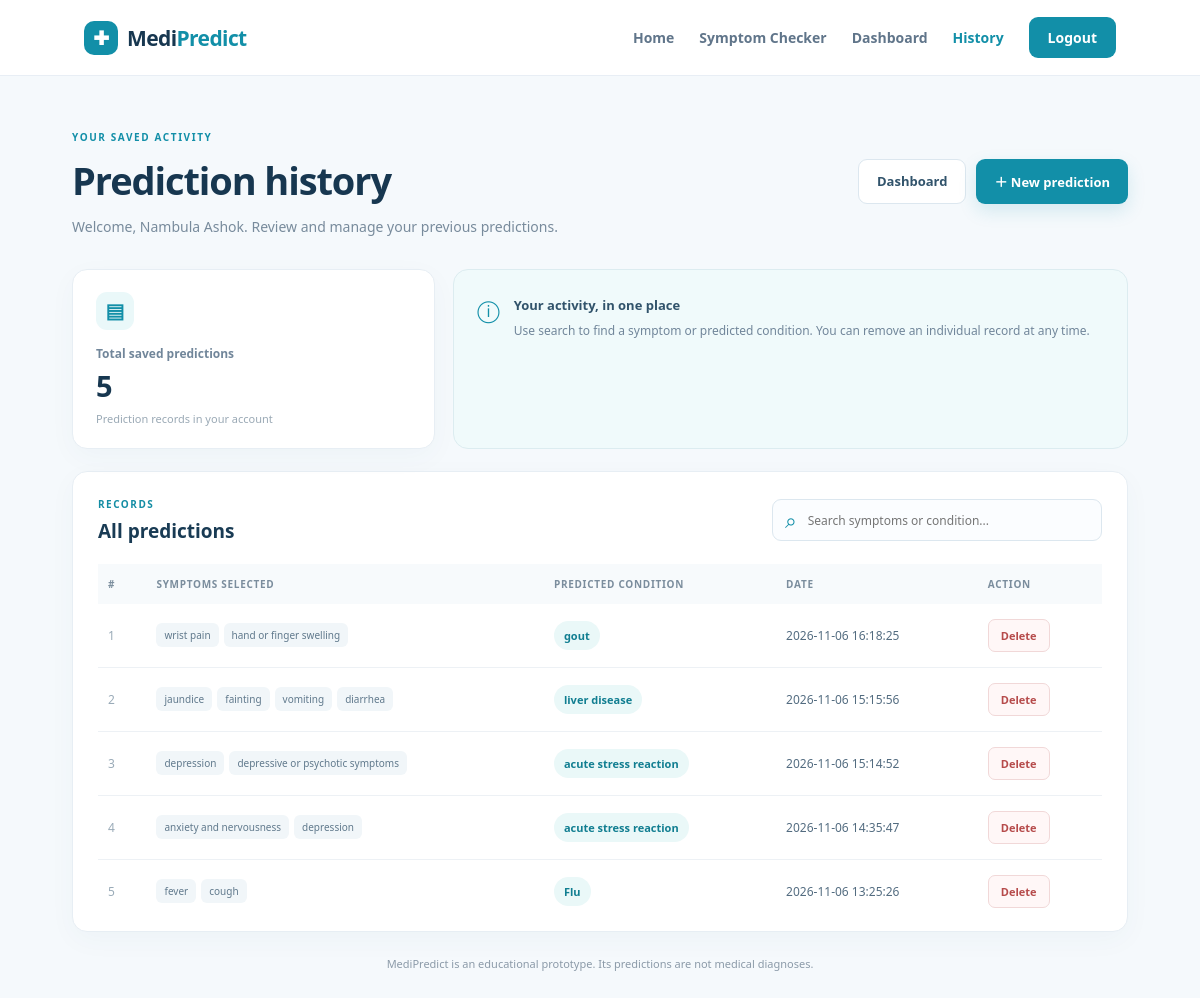
Screenshot of /history (signed in) with the database file from the repository.
### tables this page shows
CREATE TABLE predictions (
    id INTEGER PRIMARY KEY AUTOINCREMENT,
    user_id INTEGER NOT NULL,
    symptoms TEXT NOT NULL,
    predicted_disease TEXT NOT NULL,
    created_at TIMESTAMP DEFAULT CURRENT_TIMESTAMP,
    FOREIGN KEY (user_id) REFERENCES users(id)
);

### app.py (the view)
@app.route('/history')
def history():
    if 'user_id' not in session:
        return redirect(url_for('login'))
    conn = get_db_connection()
    cursor = conn.cursor()
    try:
        cursor.execute(
            """
            SELECT id, symptoms, predicted_disease, created_at
            FROM predictions
            WHERE user_id = ?
            ORDER BY created_at DESC
            """,
            (session['user_id'],)
        )
        records = cursor.fetchall()
    finally:
        cursor.close()
        conn.close()
    records = [
        {
            'id': record['id'],
            'symptoms': json.loads(record['symptoms']),
            'predicted_disease': record['predicted_disease'],
            'created_at': record['created_at']
        }
        for record in records
    ]
    return render_template(
        'history.html',
        records=records,
        user_name=session['user_name']
    )

### db.py (called while the page is built)
def get_db_connection():
    connection = sqlite3.connect("medipredict.db")
    connection.row_factory = sqlite3.Row
    return connection

### templates/history.html (shortened to what this page needs)
<!DOCTYPE html>
<html lang="en">
<head>
    <link rel="stylesheet" href="{{ url_for('static', filename='style.css') }}">
</head>
<body class="mp-app-page">
    <header class="mp-app-header">
        <a class="mp-brand" href="{{ url_for('home') }}">
            <span class="mp-brand-icon">✚</span>
            <span>Medi<span>Predict</span></span>
        </a>
        <nav class="mp-app-nav">
            <a href="{{ url_for('home') }}">Home</a>
            <a href="{{ url_for('home') }}#checker">Symptom Checker</a>
            <a href="{{ url_for('dashboard') }}">Dashboard</a>
            <a class="active" href="{{ url_for('history') }}">History</a>
            <a class="mp-nav-logout" href="{{ url_for('logout') }}">Logout</a>
        </nav>
    </header>
    <main class="mp-page-container">
        <section class="mp-page-intro">
            <div>
                <p class="mp-eyebrow">YOUR SAVED ACTIVITY</p>
                <h1>Prediction history</h1>
                <p>Welcome, {{ user_name }}. Review and manage your previous predictions.</p>
            </div>
            <div class="mp-intro-actions">
                <a class="mp-action-secondary" href="{{ url_for('dashboard') }}">Dashboard</a>
                <a class="mp-action-primary" href="{{ url_for('home') }}#checker">＋ New prediction</a>
            </div>
        </section>
        <section class="mp-history-summary">
            <article class="mp-stat-card">
                <div class="mp-stat-icon">▤</div>
                <p>Total saved predictions</p>
                <strong>{{ records | length }}</strong>
                <span>Prediction records in your account</span>
            </article>
            <article class="mp-history-tip">
                <span>ⓘ</span>
                <div><strong>Your activity, in one place</strong><p>Use search to find a symptom or predicted condition. You can remove an individual record at any time.</p></div>
            </article>
        </section>
        <section class="mp-panel mp-history-panel">
            <div class="mp-panel-heading mp-history-heading">
                <div>
                    <p class="mp-section-kicker">RECORDS</p>
                    <h2>All predictions</h2>
                </div>
                {% if records %}
                <label class="mp-history-search">
                    <span>⌕</span>
                    <input type="search" id="historySearch" placeholder="Search symptoms or condition..." aria-label="Search prediction history">
                </label>
                {% endif %}
            </div>
            {% if records %}
            <div class="mp-table-scroll">
                <table class="mp-data-table" id="historyTable">
                    <thead>
                        <tr><th>#</th><th>Symptoms selected</th><th>Predicted condition</th><th>Date</th><th>Action</th></tr>
                    </thead>
                    <tbody>
                    {% for record in records %}
                        <tr>
                            <td class="mp-row-number">{{ loop.index }}</td>
                            <td>
                                <div class="mp-symptom-tags">
                                    {% for symptom in record.symptoms %}
                                        <span>{{ symptom|replace('_', ' ') }}</span>
                                    {% endfor %}
                                </div>
                            </td>
                            <td><span class="mp-condition-pill">{{ record.predicted_disease }}</span></td>
                            <td class="mp-date-cell">{{ record.created_at }}</td>
                            <td>
                                <form method="POST" action="{{ url_for('delete_prediction', prediction_id=record.id) }}" onsubmit="return confirm('Delete this prediction?');">
                                    <button type="submit" class="mp-delete-btn">Delete</button>
                                </form>
                            </td>
                        </tr>
                    {% endfor %}
                    </tbody>
                </table>
            </div>
            {% endif %}
        </section>
        <footer class="mp-app-footer">MediPredict is an educational prototype. Its predictions are not medical diagnoses.</footer>
    </main>
</body>
</html>

### rows the page displays
predictions: symptoms "wrist pain" "hand or finger swelling", predicted_disease "gout", created_at "2026-11-06 16:18:25"
predictions: symptoms "jaundice" "fainting" "vomiting" "diarrhea", predicted_disease "liver disease", created_at "2026-11-06 15:15:56"
predictions: symptoms "depression" "depressive or psychotic symptoms", predicted_disease "acute stress reaction", created_at "2026-11-06 15:14:52"
predictions: symptoms "anxiety and nervousness" "depression", predicted_disease "acute stress reaction", created_at "2026-11-06 14:35:47"
predictions: symptoms "fever" "cough", predicted_disease "Flu", created_at "2026-11-06 13:25:26"

### other values shown
{{ user_name }} "Nambula Ashok"
{{ records | length }} "5"
